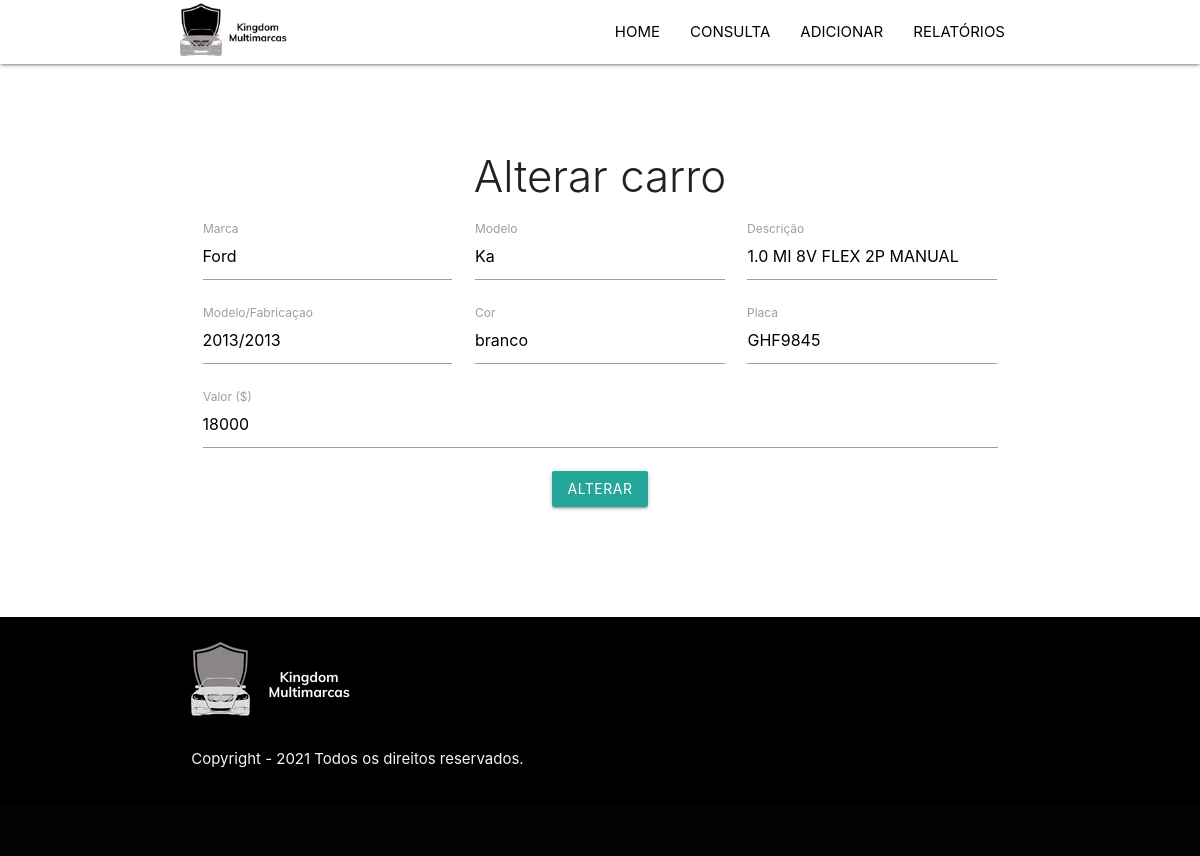
Screenshot of /editar.php?id=1 with the database file from the repository.
### tables this page shows
CREATE TABLE IF NOT EXISTS `estoque` (
  `id` int(11) NOT NULL AUTO_INCREMENT,
  `marca` varchar(40) NOT NULL,
  `modelo` varchar(40) NOT NULL,
  `descricao` varchar(50) NOT NULL,
  `mod_fab` varchar(9) NOT NULL,
  `cor` varchar(20) NOT NULL,
  `placa` varchar(9) NOT NULL,
  `valor` int(11) NOT NULL,
  PRIMARY KEY (`id`)
);

### editar.php (the view, shortened to what this page needs)
<?php
include_once 'php_action/db_connect.php';
include_once 'includes/header.php';
if (isset($_GET['id'])):
$id = mysqli_escape_string($connect, $_GET['id']);
$sql = "SELECT * FROM  estoque WHERE  id = '$id'";
$resultado = mysqli_query($connect, $sql);
$dados = mysqli_fetch_array($resultado);
endif;
?>
<div class="section no-pad-bot" id="index-banner">
      <div class="container">
        <br /><br />
        <div class="row center">
          <div class="col s12 m12 l12 xl12">
            <h3 class="light"> Alterar carro</h3>
            <form action="php_action/update.php" method="POST">
              <div class = "input-field col s12 m4">
                <input type="text" name="marca" id="marca" value = "<?php echo $dados['marca']; ?>">
                <label for="marca">Marca</label>
              </div>
              <div class = "input-field col s12 m4">
                <input type="text" name="modelo" id="modelo" value = "<?php echo $dados['modelo']; ?>">
                <label for="modelo">Modelo</label>
              </div>
              <div class = "input-field col s12 m4">
                <input type="text" name="descricao" id="descricao" value = "<?php echo $dados['descricao']; ?>">
                <label for="descricao">Descrição</label>
              </div>
              <div class = "input-field col s12 m4 ">
                <input type="text" name="mod_fab" id="mod_fab" value = "<?php echo $dados['mod_fab']; ?>">
                <label for="mod_fab">Modelo/Fabricaçao</label>
              </div>
              <div class = "input-field col s12 m4">
                <input type="text" name="cor" id="cor" value = "<?php echo $dados['cor']; ?>">
                <label for="cor">Cor</label>
              </div>
              <div class = "input-field col s12 m4">
                <input type="text" name="placa" id="placa" value = "<?php echo $dados['placa']; ?>">
                <label for="placa">Placa</label>
              </div>
              <div class = "input-field col s12">
                <input type="text" name="valor" id="valor" value = "<?php echo $dados['valor']; ?>">
                <label for="valor">Valor ($)</label>
              </div>
          <button type = "sunmit" name = "btn-alterar" class = "btn"> Alterar</button>
            </form>
          </div>
        </div>
        <br /><br />
      </div>
    </div>
      <br /><br />
<?php
include_once 'includes/footer.php';
?>

### rows the page displays
estoque: marca "Ford", modelo "Ka", descricao "1.0 MI 8V FLEX 2P MANUAL", mod_fab "2013/2013", cor "branco", placa "GHF9845", valor "18000"
